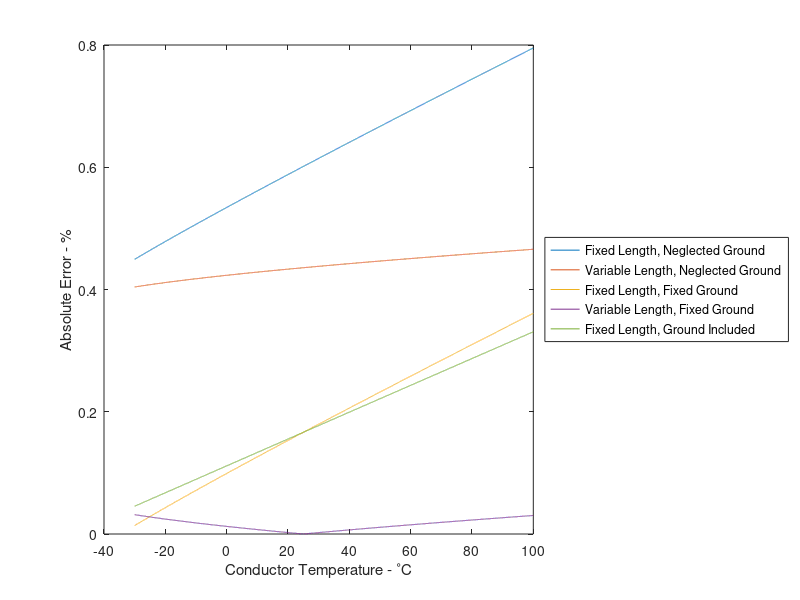

Here is the MATLAB script that generated this plot:
clear
clc
close all

k=8.85e-12;
D25=5;
Deq=10;
r=0.0296/2;
S=200;
Tref=25;
Lref=8*(D25^2)/(3*S)+S;
alphaas=2.2e-5;

Temp=-30:0.01:100;
Trefloc=find(Temp==Tref);
[~,col]=size(Temp);
L=(Lref.*(1+alphaas.*(Temp-Tref)));
D=(20-sqrt((3*S*(L-S))/8));
WoverH=((20-D).*2./((S/2)^2));
Havg=(2/S).*(WoverH.*((S/2)^3)/3+D.*(S/2));

H1=2.*Havg;
H2=H1;
H3=H1+2*sqrt(Deq^2-(Deq/2)^2);
H12=sqrt(Deq^2+H1.^2);
H23=sqrt((Deq/2)^2+(H1+sqrt(Deq^2-(Deq/2)^2)).^2);
H31=H23;
C1=(2*pi*k)./(log(Deq/r)).*ones(1,col).*S;
C2=(2*pi*k)./(log(Deq/r)).*ones(1,col).*L;
C3=((2*pi*k)./(log(Deq/r)-log(((H12(Trefloc).*H23(Trefloc).*H31(Trefloc)).^(1/3))./((H1(Trefloc).*H2(Trefloc).*H3(Trefloc)).^(1/3))))).*S;
C4=((2*pi*k)./(log(Deq/r)-log(((H12(Trefloc).*H23(Trefloc).*H31(Trefloc)).^(1/3))./((H1(Trefloc).*H2(Trefloc).*H3(Trefloc)).^(1/3))))).*L;
C5=((2*pi*k)./(log(Deq/r)-log(((H12.*H23.*H31).^(1/3))./((H1.*H2.*H3).^(1/3))))).*S;
C6=((2*pi*k)./(log(Deq/r)-log(((H12.*H23.*H31).^(1/3))./((H1.*H2.*H3).^(1/3))))).*L;

plot(Temp,100.*abs(C6-C1)./C6)
hold on
plot(Temp,100.*abs(C6-C2)./C6)
plot(Temp,100.*abs(C6-C3)./C6)
plot(Temp,100.*abs(C6-C4)./C6)
plot(Temp,100.*abs(C6-C5)./C6)
xlabel('Conductor Temperature - ^{\circ}C')
ylabel('Absolute Error - %')
legend('Fixed Length, Neglected Ground','Variable Length, Neglected Ground','Fixed Length, Fixed Ground','Variable Length, Fixed Ground','Fixed Length, Ground Included','Location', 'eastoutside')